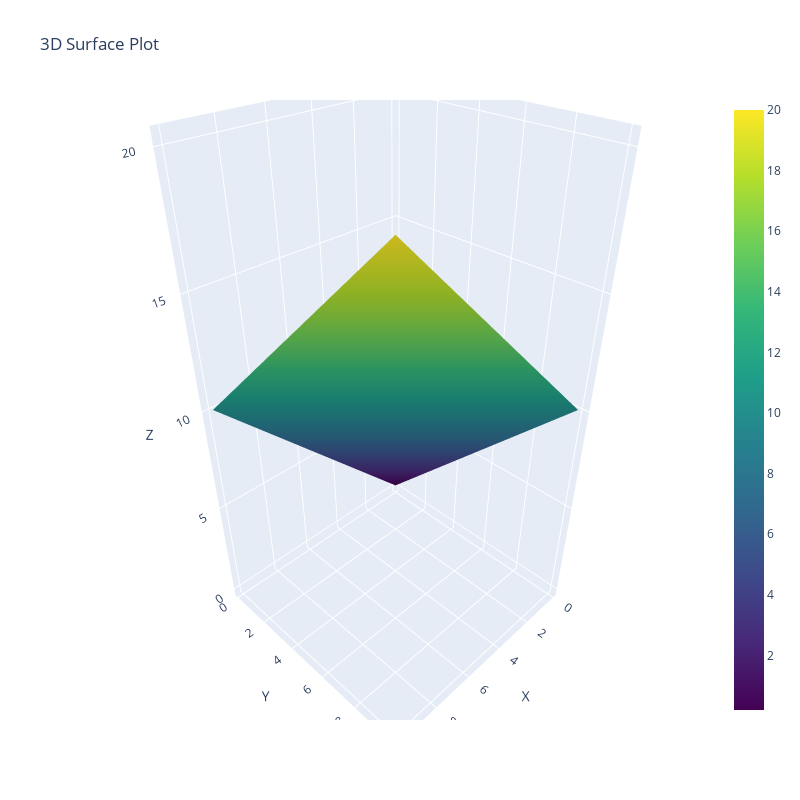

Notebook code cell kept with this figure:
### Code cell
import numpy as np
import plotly.graph_objects as go

# Generar datos
x = np.linspace(0.1, 10, 100)
y = np.linspace(0.1, 10, 100)
x, y = np.meshgrid(x, y)
rho = 1
z = (x**rho + y**rho)**(1/rho)

# Crear la figura
fig = go.Figure(data=[
    go.Surface(
        z=z,
        x=x,
        y=y,
        colorscale='Viridis'
    )
])

# Actualizar el diseño
fig.update_layout(
    title='3D Surface Plot',
    autosize=False,
    width=800,
    height=800,
    scene=dict(
        xaxis_title='X',
        yaxis_title='Y',
        zaxis_title='Z'
    )
)

# Mostrar la figura
fig.show()

### Figure 1 — Plotly figure (JSON) as saved in the notebook; plotly's stock layout.template omitted (floating-point values rounded to 4 significant figures; data arrays with more than 128 entries replaced by an {"elided": "..."} marker saying what was removed)
{"data": [{"colorscale": [[0, "#440154"], [0.1111, "#482878"], [0.2222, "#3e4989"], [0.3333, "#31688e"], [0.4444, "#26828e"], [0.5556, "#1f9e89"], [0.6667, "#35b779"], [0.7778, "#6ece58"], [0.8889, "#b5de2b"], [1, "#fde725"]], "type": "surface", "x": {"elided": "100x100 float values"}, "y": {"elided": "100x100 float values"}, "z": {"elided": "100x100 float values"}}], "layout": {"autosize": false, "height": 800, "scene": {"xaxis": {"title": {"text": "X"}}, "yaxis": {"title": {"text": "Y"}}, "zaxis": {"title": {"text": "Z"}}}, "title": {"text": "3D Surface Plot"}, "width": 800}}
